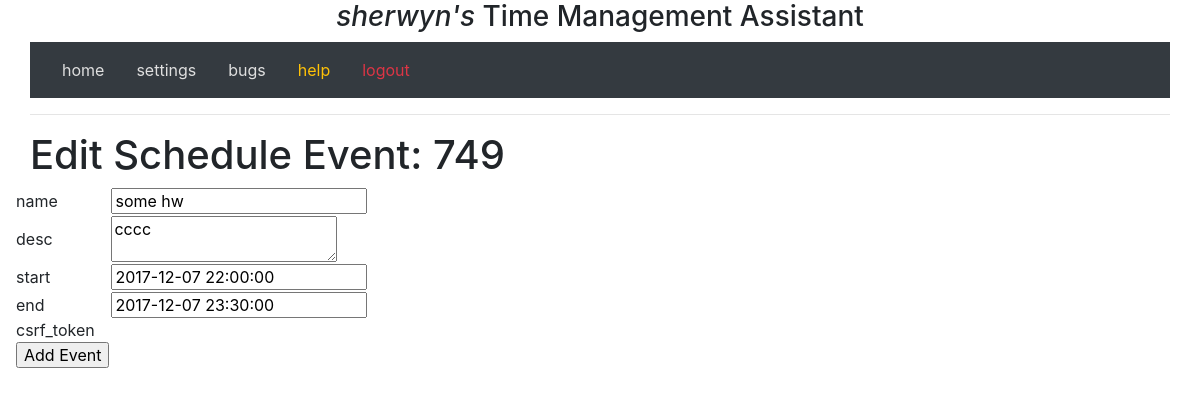
The app's page /edit_schedule_event/749 (signed in), older data.
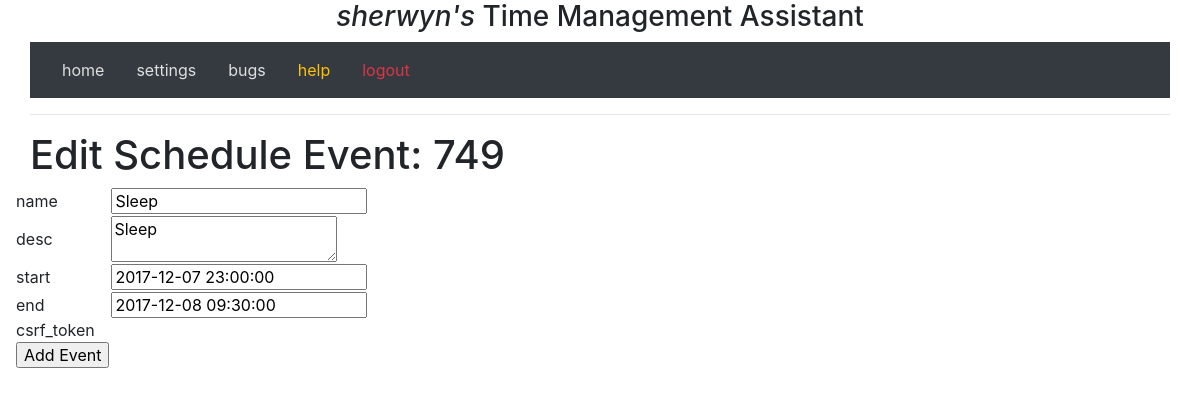
The same page, newer data.
### project/models.py (models this page shows, shortened)
class UserScheduleEvent(db.Model):
    __tablename__ = 'scheduleevents'
    user_id = db.Column(db.Integer, db.ForeignKey('users.id'))
    id = db.Column(db.Integer, primary_key=True)
    name = db.Column(db.String(128), nullable=True, index=True, unique=False)
    desc = db.Column(db.String(1024), nullable=True, index=True, unique=False)
    extra_info = db.Column(db.String(1024), nullable=True, index=True, unique=False)
    start = db.Column(db.DateTime)
    end = db.Column(db.DateTime)

### project/views.py (the view, shortened to what this page needs)
@app.route("/edit_schedule_event/<int:id>", methods=["GET", "POST"])
@login_required
def edit_schedule_event(id):
    event_query = current_user.scheduleevents.filter_by(id=id).first()
    if event_query == None:
        flash('ScheduleEvent ID: %i was not found' % id)
        return redirect(url_for('index'))
    form = EventForm(
                      name   = event_query.name
                     ,desc   = event_query.desc
                     ,start  = event_query.start
                     ,end    = event_query.end
                    )
    return render_template("edit_schedule_event.html", id=event_query.id, form=form)

### project/forms.py
class EventForm(FlaskForm):
    name  = StringField('Name', validators=[DataRequired()])
    desc  = TextAreaField('Description')
    start = DateTimeField('Start Date/Time')
    end   = DateTimeField('End Date/Time', validators=[Optional()])

### project/models.py (called while the page is built)
    @property
    def is_authenticated(self):
        return True

### project/views.py (called while the page is built)
@login_manager.user_loader
def load_user(id):
    return User.query.get(int(id))

### project/templates/edit_schedule_event.html (shortened to what this page needs)
{% extends 'base.html' %}
{% block content %}
<h1>Edit Schedule Event: {{ id }}</h1>
<form action="" method="post" name="edit" class="editform">
    <div class="row">
    <div class="form-group rounded border-0">
        <table>
            {% for field in form %}
            <tr>
                <td>{{ field.name }}</td>
                <td>{{ field() }}</td>
            </tr>
            {% endfor %}
            <tr>
                <td><input type="submit" value="Add Event"></td>
            </tr>
        </table>
   </div>
</form>
{% endblock %}

Row changes from the older to the newer data that the page shows:
changed UserScheduleEvent id 749: name "some hw" → "Sleep"; desc "cccc" → "Sleep"; start "2017-12-07 22:00:00" → "2017-12-07 23:00:00"; end "2017-12-07 23:30:00" → "2017-12-08 09:30:00"
